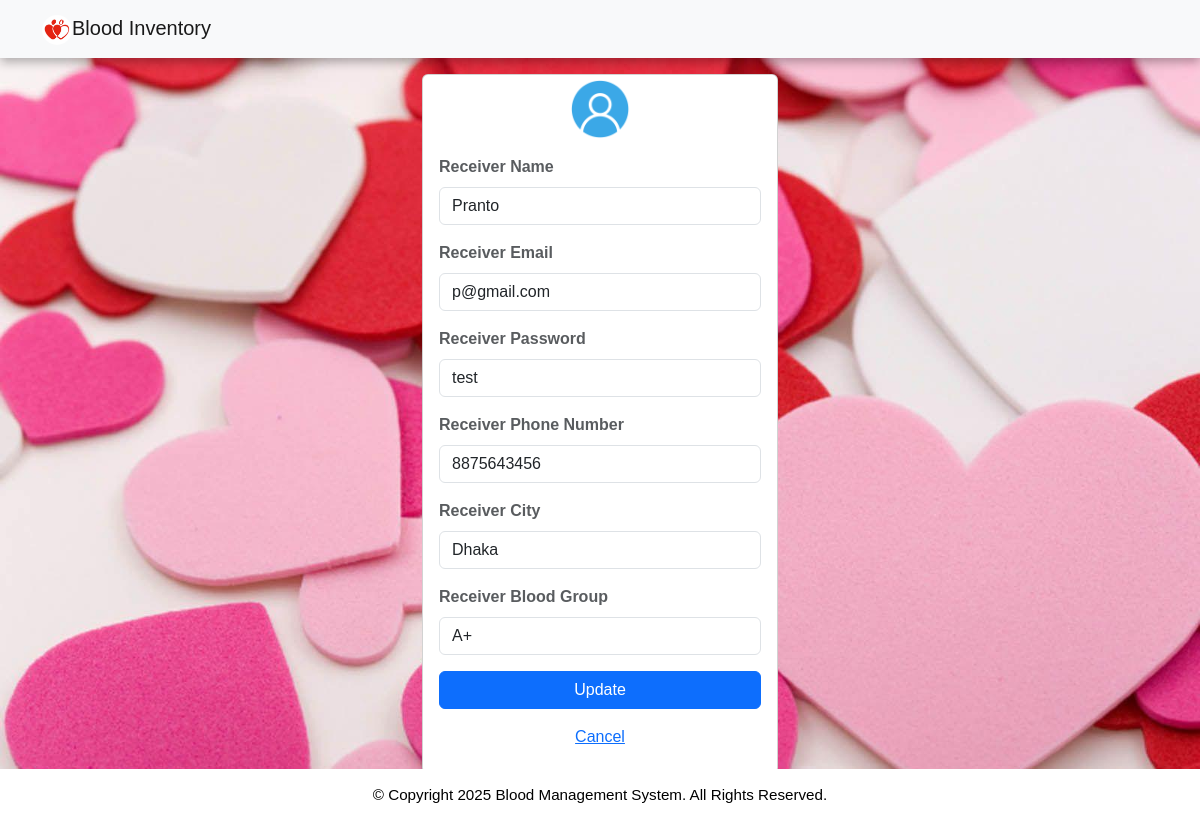
The page /rprofile.php (signed in) on the database its author committed.
### tables this page shows
CREATE TABLE `receivers` (
  `id` int(11) NOT NULL,
  `rname` varchar(100) NOT NULL,
  `remail` varchar(100) NOT NULL,
  `rpassword` varchar(100) NOT NULL,
  `rphone` varchar(100) NOT NULL,
  `rbg` varchar(10) NOT NULL,
  `rcity` varchar(100) NOT NULL
);

### rprofile.php (the view, shortened to what this page needs)
<?php
require 'file/connection.php';
if (!isset($_SESSION['rid'])) {
	header('location:login.php');
} else {
	if (isset($_SESSION['rid'])) {
		$id = $_SESSION['rid'];
		$sql = "SELECT * FROM receivers WHERE id='$id'";
		$result = mysqli_query($conn, $sql);
		$row = mysqli_fetch_array($result);
	}
}
?>
<!DOCTYPE html>
<html>
<?php require 'head.php'; ?>
<body>
	<?php require 'header.php'; ?>
	<div class="container cont">
		<div class="row justify-content-center">
			<div class="col-lg-4 col-md-6 col-sm-8 mb-5">
				<div class="card">
					<div class="media justify-content-center mt-1">
						<img src="image/user.png" alt="profile" class="rounded-circle" width="60" height="60">
					</div>
					<div class="card-body">
						<form action="file/updateprofile.php" method="post">
							<label class="text-muted font-weight-bold" class="text-muted font-weight-bold">Receiver Name</label>
							<input type="text" name="rname" value="<?php echo $row['rname']; ?>" class="form-control mb-3">
							<label class="text-muted font-weight-bold" class="text-muted font-weight-bold">Receiver Email</label>
							<input type="email" name="remail" value="<?php echo $row['remail']; ?>" class="form-control mb-3">
							<label class="text-muted font-weight-bold" class="text-muted font-weight-bold">Receiver Password</label>
							<input type="text" name="rpassword" value="<?php echo $row['rpassword']; ?>" class="form-control mb-3">
							<label class="text-muted font-weight-bold" class="text-muted font-weight-bold">Receiver Phone Number</label>
							<input type="text" name="rphone" value="<?php echo $row['rphone']; ?>" class="form-control mb-3">
							<label class="text-muted font-weight-bold" class="text-muted font-weight-bold">Receiver City</label>
							<input type="text" name="rcity" value="<?php echo $row['rcity']; ?>" class="form-control mb-3">
							<label class="text-muted font-weight-bold" class="text-muted font-weight-bold">Receiver Blood Group</label>
							<select class="form-control mb-3" name="bg" required>
								<option selected><?php echo $row['rbg']; ?></option>
							</select>
							<input type="submit" name="update" class="btn btn-block btn-primary" value="Update">
						</form>
					</div>
					<a href="Userpage.html" class="text-center">Cancel</a><br>
				</div>
			</div>
		</div>
	</div>
	<?php require 'footer.php'; ?>
</body>
</html>

### css/style.css (style rules this page uses)
body { font-family: "Poppins", sans-serif; background: linear-gradient(rgba(0, 0, 0, 0.6), rgba(0, 0, 0, 0.6)), url("../hero.jpg") no-repeat center center fixed; background-size: cover; color: #fff; margin: 0; }

### rprofile.php (style rules this page uses)
body { background: url(jastimage/bb8.jpg) no-repeat center; background-size: cover; min-height: 0; height: 800px; }

### rows shown on the page
receivers: rname "Pranto", remail "p@gmail.com", rpassword "test", rphone "8875643456", rcity "Dhaka", bg "A+"
